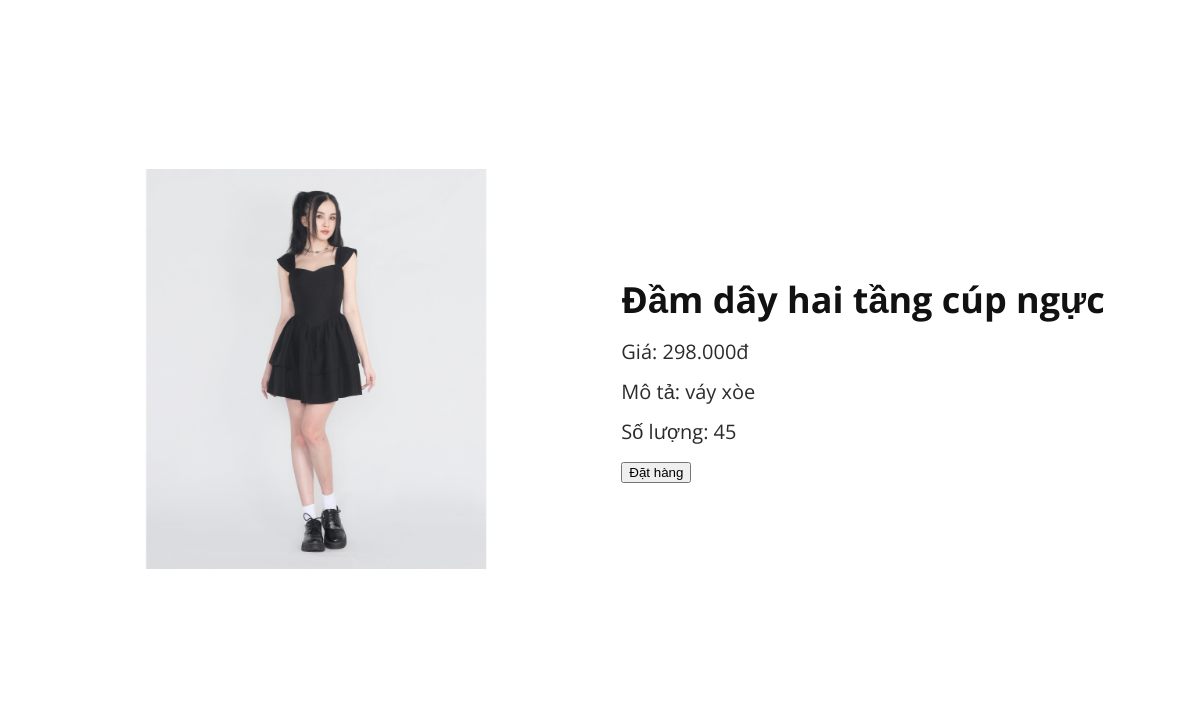
The app's page /pages/chitietsp/chitietsp.php?Masanpham=D07 with its own data.
### tables this page shows
CREATE TABLE `sanpham` (
  `MaSanPham` varchar(5) NOT NULL,
  `TenSP` varchar(100) NOT NULL,
  `HinhAnh` varchar(50) NOT NULL,
  `MoTa` text DEFAULT NULL,
  `Gia` decimal(10,2) NOT NULL,
  `SoLuong` int(11) NOT NULL,
  `Maloai` varchar(5) DEFAULT NULL
);

### pages/chitietsp/chitietsp.php (the view, shortened to what this page needs)
<!DOCTYPE html>
<html lang="en">
<head>
  <link rel="stylesheet" href="../../css/styles.css">
</head>
<body>
    <div class="container">
        <div class = "row">
            <?php include "../../connection.php";
            if(isset($_GET['Masanpham']))
            {
                $Masp = $_GET['Masanpham'];
                $select_product = mysqli_query($connect,"SELECT * FROM sanpham where MaSanPham = '$Masp'");
                $row = mysqli_fetch_assoc($select_product);
            }
            ?>
            <div class="col-md-6 col-lg-3 product-container">
               <div class="product-image">
                    <img src="../../images/<?php echo $row['HinhAnh'] ?>" alt="">
               </div>
            <div class="product-info">
                <form action="themspvaogio.php" method ="post">
                <h1 class ="h1"><?php echo $row['TenSP'] ?></h1>
                <p class ="p"> Giá: <?php echo number_format($row['Gia'], 0, ".", ".")?>đ</p>
                <p class="p">Mô tả: <?php echo $row['MoTa'] ?></p>
                <p class="p">Số lượng: <?php echo $row['SoLuong'] ?></p>
                <input type="submit" name="dathang" value="Đặt hàng">
                </form>
                </div>
        </div>
    </div>
</body>
</html>

### css/styles.css (style rules this page uses)
body { font-family: 'Open Sans',sans-serif; font-size: 14px; color: #111; line-height:1 ; }
.container { margin: 100px auto; width: 1400px; }
.row { margin-top:-50px; }
h1 { text-align: center; }
.product-container { display: flex; align-items: center; justify-content: center; height: 80vh; font-family: 'Open Sans',sans-serif; }
.product-container::after { content: ''; position: absolute; top: 0; left: 0; width: 100%; height: 100%; background: rgba(255, 255, 255, 0.5); filter: blur(10px); z-index: -1; }
.product-image img { width: 400px; height: 400px; object-fit: cover; transition: transform 0.3 ease, box-shadow 0.3s ease; border: 5px solid transparent; }
.product-info { margin-left: 100px; margin-top: 0px; }
.product-container .product-info { position: relative; }
h1 { font-size: 36px; transition: filter 0.3s ease; }
.p { font-size: 20px; color: rgba(0, 0, 0, 0.83); }
@media screen and (max-width: 1300px) { .container { margin: 100px auto; width: 1200px; } }

### records on screen
sanpham: HinhAnh (picture), TenSP "Đầm dây hai tầng cúp ngực", Gia "298.000", MoTa "váy xòe", SoLuong "45"
